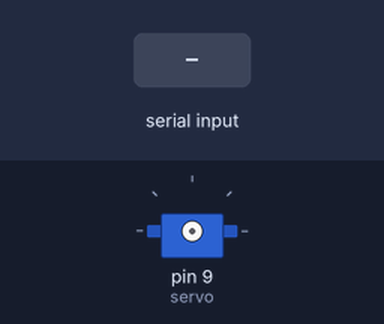
Simulated run of this sketch. Board: Arduino Uno, built with avr-gcc and run on an emulated ATmega328P. On the bench: servo. The test bench sets the inputs (shaded band).

Above: at 1.2 s.
1.3 s: "90,45\n" received over Serial
At 1.6 s:
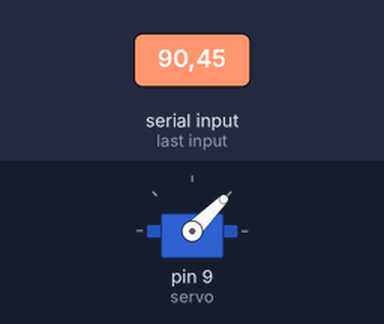
2.8 s: "30,150\n" received over Serial
At 3.9 s:
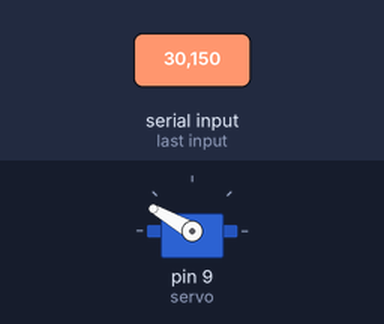
4.3 s: "5\n" received over Serial
At 5.1 s:
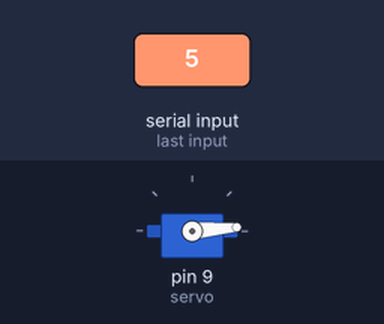
5.8 s: "90\n" received over Serial
At 6.2 s:
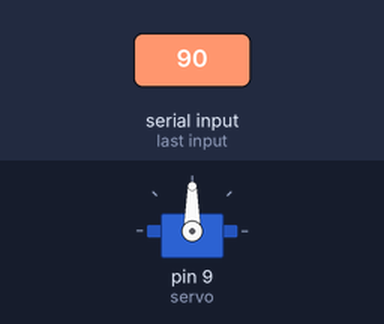
Timing chart, 0 to 8.3 s (numbered marks = the images above; inputs shaded):
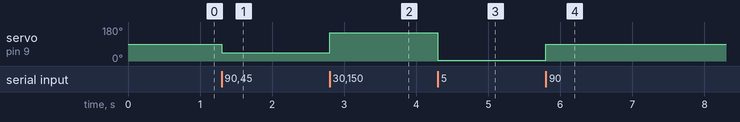

The sketch:

servo-hand-tracker.ino
```cpp
#include <Servo.h>

Servo servo;
bool  attached = false;     // not attached until first command

void setup() {
  Serial.begin(115200);
}

void loop() {
  if (!Serial.available()) return;

  int c = Serial.peek();             // first byte
  if (c < '0' || c > '9') {          // discard non-digits
    Serial.read();
    return;
  }

  int angle = Serial.parseInt();     // read full number
  if (angle < 0 || angle > 180) return;

  if (!attached) {                   // first ever command
    servo.attach(9);                 // start PWM only now
    attached = true;
  }
  servo.write(angle);                // update position
}
```

Measured:
- after the input at 1.3 s, servo on pin 9 (servo): 90° → 45° at once
- after the input at 2.8 s, servo on pin 9 (servo): 45° → 150° at once
- after the input at 4.3 s, servo on pin 9 (servo): 150° → 5° at once
- after the input at 5.8 s, servo on pin 9 (servo): 5° → 90° at once
